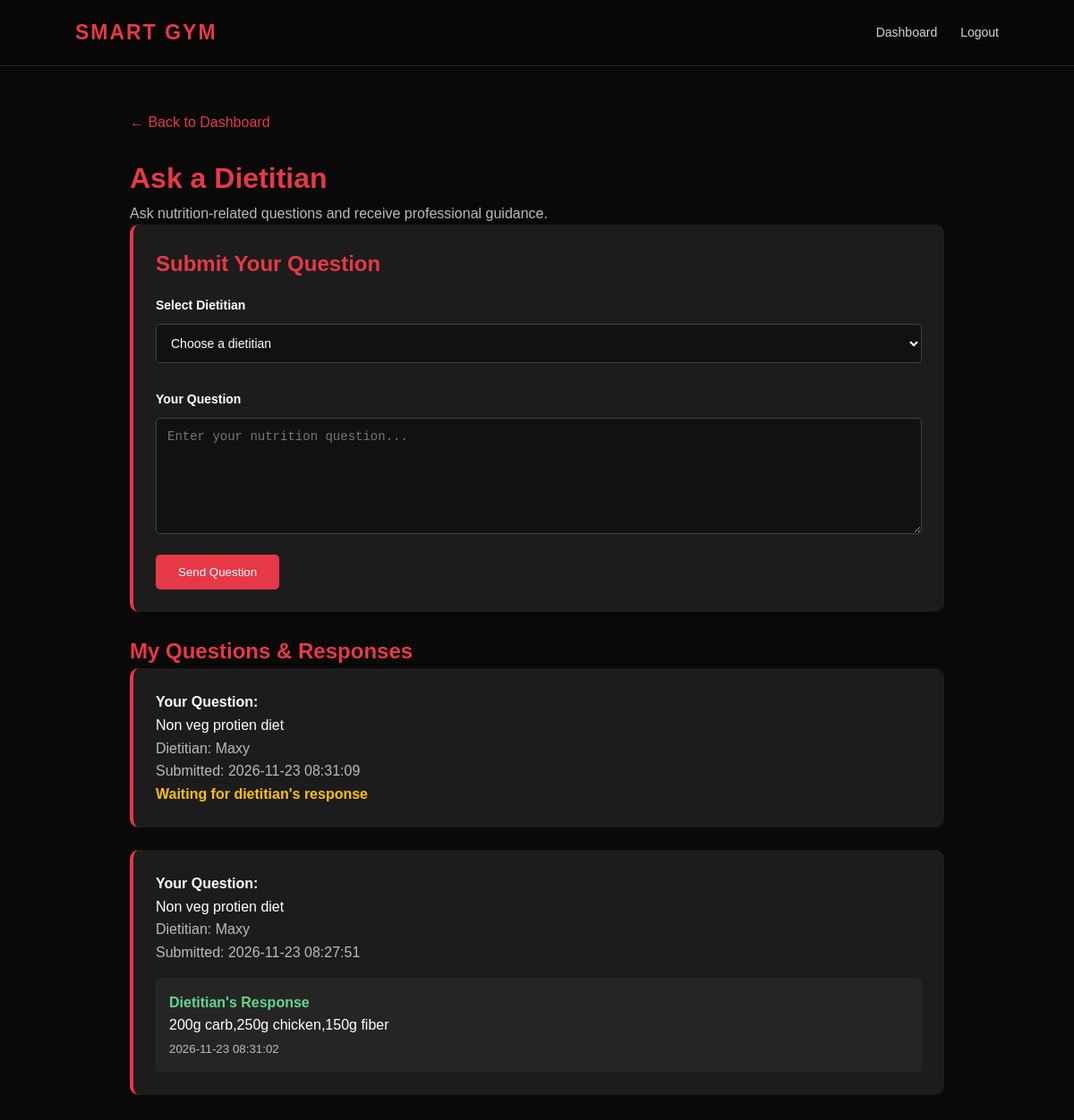
Screenshot of /client/ask_dietitian.php (signed in) with the database file from the repository.
### tables this page shows
CREATE TABLE `dietitian_questions` (
  `id` int NOT NULL AUTO_INCREMENT,
  `client_id` int NOT NULL,
  `dietitian_id` int NOT NULL,
  `question` text NOT NULL,
  `response` text,
  `status` enum('Pending','Answered') DEFAULT 'Pending',
  `created_at` timestamp NULL DEFAULT CURRENT_TIMESTAMP,
  `responded_at` timestamp NULL DEFAULT NULL,
  PRIMARY KEY (`id`),
  KEY `client_id` (`client_id`),
  KEY `dietitian_id` (`dietitian_id`),
  CONSTRAINT `dietitian_questions_ibfk_1` FOREIGN KEY (`client_id`) REFERENCES `clients` (`id`) ON DELETE CASCADE,
  CONSTRAINT `dietitian_questions_ibfk_2` FOREIGN KEY (`dietitian_id`) REFERENCES `dietitians` (`id`) ON DELETE CASCADE
);

CREATE TABLE `dietitians` (
  `id` int NOT NULL AUTO_INCREMENT,
  `name` varchar(100) NOT NULL,
  `email` varchar(150) NOT NULL,
  `phone` varchar(15) NOT NULL,
  `password` varchar(255) NOT NULL,
  `created_at` timestamp NULL DEFAULT CURRENT_TIMESTAMP,
  PRIMARY KEY (`id`),
  UNIQUE KEY `email` (`email`)
);

### client/ask_dietitian.php (the view, shortened to what this page needs)
<?php
require_once "../config/database.php";
$client_id = (int) $_SESSION["client_id"];
$stmt = $conn->query("
    SELECT id, name
    FROM dietitians
    ORDER BY name ASC
");
$dietitians = $stmt->fetchAll(PDO::FETCH_ASSOC);
$history_stmt = $conn->prepare("
    SELECT
        dq.question,
        dq.response,
        dq.status,
        dq.created_at,
        dq.responded_at,
        d.name AS dietitian_name
    FROM dietitian_questions dq
    JOIN dietitians d ON d.id = dq.dietitian_id
    WHERE dq.client_id = ?
    ORDER BY dq.created_at DESC
");
$history_stmt->execute([$client_id]);
$questions = $history_stmt->fetchAll(PDO::FETCH_ASSOC);
?>
<!DOCTYPE html>
<html lang="en">
<head>
    <link rel="stylesheet" href="../assets/css/style.css">
</head>
<body>
<header class="navbar">
    <h2>SMART GYM</h2>
    <nav>
        <a href="dashboard.php">Dashboard</a>
        <a href="logout.php">Logout</a>
    </nav>
</header>
<main class="page">
    <a href="dashboard.php" class="back">← Back to Dashboard</a>
    <h1>Ask a Dietitian</h1>
    <p class="muted">
        Ask nutrition-related questions and receive professional guidance.
    </p>
    <section class="card">
        <h2>Submit Your Question</h2>
        <?php if ($dietitians): ?>
            <form method="POST">
                <label for="dietitian_id">Select Dietitian</label>
                <select name="dietitian_id" id="dietitian_id" required>
                    <option value="">Choose a dietitian</option>
                </select>
                <label for="question">Your Question</label>
                <textarea
                    name="question"
                    id="question"
                    minlength="5"
                    maxlength="2000"
                    placeholder="Enter your nutrition question..."
                    required
                ><?= htmlspecialchars($_POST["question"] ?? "") ?></textarea>
                <button type="submit">Send Question</button>
            </form>
        <?php endif; ?>
    </section>
    <h2>My Questions & Responses</h2>
    <?php if ($questions): ?>
        <?php foreach ($questions as $item): ?>
            <section class="card">
                <p>
                    <strong>Your Question:</strong>
                </p>
                <p><?= nl2br(htmlspecialchars($item["question"])) ?></p>
                <p class="muted">
                    Dietitian:
                    <?= htmlspecialchars($item["dietitian_name"]) ?>
                </p>
                <p class="muted">
                    Submitted:
                    <?= htmlspecialchars($item["created_at"]) ?>
                </p>
                <?php if ($item["status"] === "Answered"): ?>
                    <div class="response">
                        <p class="answered">
                            <strong>Dietitian's Response</strong>
                        </p>
                        <p>
                            <?= nl2br(htmlspecialchars($item["response"] ?? "")) ?>
                        </p>
                        <small class="muted">
                            <?= htmlspecialchars($item["responded_at"] ?? "") ?>
                        </small>
                    </div>
                <?php else: ?>
                    <p class="pending">Waiting for dietitian's response</p>
                <?php endif; ?>
            </section>
        <?php endforeach; ?>
    <?php else: ?>
        <section class="card">
            <p class="muted">You haven't asked any dietitian questions yet.</p>
        </section>
    <?php endif; ?>
</main>
</body>
</html>

### assets/css/style.css (style rules this page uses)
:root { --bg: #090909; --surface: #111111; --card: #171717; --card-hover: #202020; --accent: #e63946; --accent-dark: #bd1f2d; --text: #ffffff; --muted: #a1a1aa; --border: #292929; --success: #22c55e; --warning: #f59e0b; --radius: 14px; --shadow: 0 12px 35px rgba(0,0,0,0.3); }
* { margin: 0; padding: 0; box-sizing: border-box; }
html { scroll-behavior: smooth; }
body { font-family: Arial, Helvetica, sans-serif; background: var(--bg); color: var(--text); line-height: 1.6; min-height: 100vh; }
a { color: inherit; }
.navbar { display: flex; justify-content: space-between; align-items: center; padding: 18px 7%; background: rgba(8,8,8,0.94); border-bottom: 1px solid var(--border); position: relative; z-index: 10; backdrop-filter: blur(15px); }
.navbar h2 { color: var(--accent); letter-spacing: 2px; font-size: 23px; font-weight: 800; }
.navbar nav { display: flex; align-items: center; gap: 26px; }
.navbar nav a { color: #d4d4d8; text-decoration: none; font-size: 14px; transition: 0.25s; }
button { font-family: inherit; }
form { margin-top: 15px; }
label { display: block; color: #e5e5e5; margin: 14px 0 7px; font-size: 14px; font-weight: 600; }
input, select, textarea { width: 100%; padding: 13px 15px; background: #101010; border: 1px solid #333; border-radius: 8px; color: white; outline: none; font-size: 14px; transition: 0.25s; }
input::placeholder, textarea::placeholder { color: #777; }
select option { background: #171717; color: white; }
textarea { min-height: 110px; resize: vertical; }

### client/ask_dietitian.php (style rules this page uses)
.page { max-width: 950px; margin: auto; padding: 50px 20px; }
h1, h2 { color: #e63946; }
.card { background: #1c1c1c; padding: 25px; border-radius: 10px; margin-bottom: 25px; border-left: 4px solid #e63946; }
label { display: block; margin-bottom: 10px; color: white; }
select, textarea { width: 100%; padding: 12px; box-sizing: border-box; background: #111; color: white; border: 1px solid #444; border-radius: 5px; margin-bottom: 15px; }
textarea { min-height: 130px; resize: vertical; }
button { padding: 12px 25px; background: #e63946; color: white; border: none; border-radius: 5px; cursor: pointer; }
.response { background: #252525; padding: 15px; margin-top: 15px; border-radius: 5px; }
.pending { color: #ffc107; font-weight: bold; }
.answered { color: #65d68a; font-weight: bold; }
.muted { color: #bbb; }
.back { display: inline-block; margin-bottom: 25px; color: #e63946; text-decoration: none; }

### rows the page displays
dietitian_questions: question "Non veg protien diet", dietitian.name "Maxy", created_at "2026-11-23 08:31:09", status "Waiting for dietitian's response"
dietitian_questions: question "Non veg protien diet", dietitian.name "Maxy", created_at "2026-11-23 08:27:51", response "200g carb,250g chicken,150g fiber", responded_at "2026-11-23 08:31:02"
